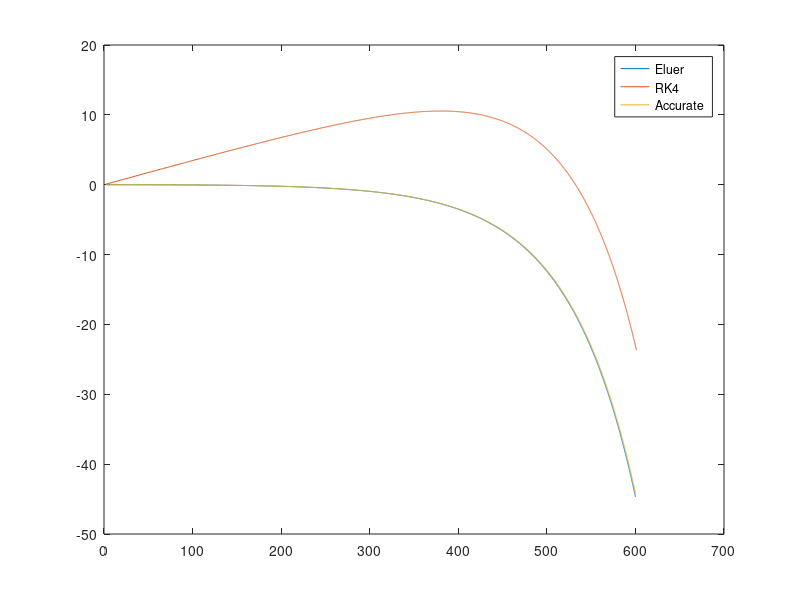

Reproduce this figure in MATLAB.
%% Input Parameters
V0=2800;
Cd=0.006;
distance=600;
theta=2*pi/180;
Vwind=10;
thetaWind=45*pi/180;
 
%% Initilize
dt=1/V0/0.5;
maxTimeStep=50000;
pi=3.14159265358;
g=32.1740;% ft/s2
Vx=V0;
Vy=0;
Vz=0;
Wx=Vwind*cos(thetaWind);
Wz=Vwind*sin(thetaWind);
Wy=0;
gx=g*sin(theta);
gy=g*cos(theta);
Vxs=zeros(maxTimeStep,1);
Vys=zeros(maxTimeStep,1);
Vzs=zeros(maxTimeStep,1);
Position=zeros(maxTimeStep,3);
i=1;
x=0;
y=0;
z=0;

%% Eluer
while(x<distance)
    V=sqrt(Vx^2+Vy^2+Vz^2);
    Vx=Vx-(Cd*V*(Vx+Wx)+gx)*dt; %eqn 8.106-8.108 from<<Ballistics Theory and Design of Guns and Ammunition>>
    Vy=Vy-(Cd*V*(Vy+Wy)+gy)*dt;
    Vz=Vz-Cd*V*(Vz-Wz)*dt;
    x=x+Vx*dt;
    y=y+Vy*dt;
    z=z+Vz*dt;
    Vxs(i)=Vx;
    Vys(i)=Vy;
    Vzs(i)=Vz;
    Position(i,:)=[x y z];
    i=i+1;
end 
Position(i:end,:)=[];
plot(Position(:,1),Position(:,2));
hold on;
% rotate theta angle upwards and it should be the same as cartesian coordinates
Position=Position*[cos(-theta) -sin(-theta) 0;sin(-theta) cos(-theta) 0;0 0 1]; 
plot(Position(:,1),Position(:,2));

 
i=1;
x=0;
y=0;
z=0;
Vx=V0;
Vy=0;
Vz=0;
Wx=Vwind*cos(thetaWind);
Wz=Vwind*sin(thetaWind);
Wy=0;
%% RK4
 
while(x<distance)
    V=sqrt(Vx^2+Vy^2+Vz^2);
    % for Vx
    k1=dt*-(Cd*V*(Vx+Wx)+gx);
    k2=dt*-(Cd*V*(Vx+0.5*k1+Wx)+gx);
    k3=dt*-(Cd*V*(Vx+0.5*k2+Wx)+gx);
    k4=dt*-(Cd*V*(Vx+k3+Wx)+gx);
    Vx=Vx+1/6*k1+1/3*k2+1/3*k3+1/6*k4;
    % for Vy
    k1=dt*-(Cd*V*(Vy+Wy)+gy);
    k2=dt*-(Cd*V*(Vy+0.5*k1+Wy)+gy);
    k3=dt*-(Cd*V*(Vy+0.5*k2+Wy)+gy);
    k4=dt*-(Cd*V*(Vy+k3+Wy)+gy);
    Vy=Vy+1/6*k1+1/3*k2+1/3*k3+1/6*k4;
    % for Vz
    k1=dt*-Cd*V*(Vz-Wz);
    k2=dt*-Cd*V*(Vz+0.5*k1-Wz);
    k3=dt*-Cd*V*(Vz+0.5*k2-Wz);
    k4=dt*-Cd*V*(Vz+k3-Wz);
    Vz=Vz+1/6*k1+1/3*k2+1/3*k3+1/6*k4;
    x=x+Vx*dt;
    y=y+Vy*dt;
    z=z+Vz*dt;
    Vxs(i)=Vx;
    Vys(i)=Vy;
    Vzs(i)=Vz;
    Position(i,:)=[x y z];
    i=i+1;
end
Position(i:end,:)=[];
plot(Position(:,1),Position(:,2));
% plot(PositionS(:,1),PositionS(:,2));

legend('Eluer','RK4','Accurate');



